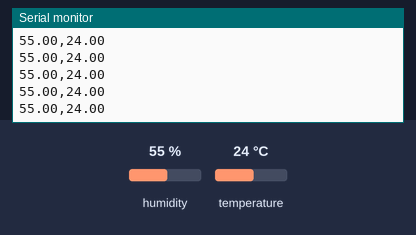
Simulated run of this sketch. Board: Arduino Uno, built with avr-gcc and run on an emulated ATmega328P. Parts: the last lines printed to the serial monitor. Inputs (shaded band) come from the test bench; at power-on: humidity 55 %, temperature 24 °C.

Above: at 2.8 s.
2.9 s: humidity set to 22 %
5.6 s: temperature set to 12 °C
At 6.6 s:
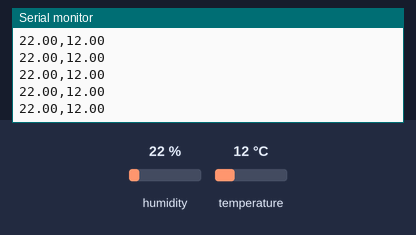
11.6 s: humidity set to 40 %
At 12.2 s:
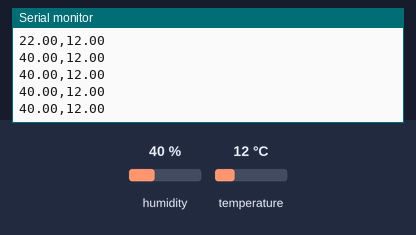
Timing chart, 0 to 14.6 s (numbered marks = the images above; inputs shaded):
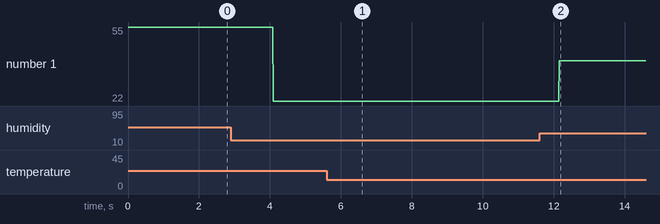

Measured:
- after the input at 5.6 s, the serial monitor: prints a new line after 0.51 s (image 1)
- after the input at 11.6 s, the serial monitor: prints a new line after 0.55 s (image 2)
- plotted number 1: 55 → 22 after the input at 2.9 s, 22 → 40 after the input at 11.6 s

The sketch:

humiditySensor.ino
```cpp
/*
 * Sketch for the Arduino IDE to read from the DHT22 Sensor
 *
 * - The .ino files runs in ardunio ide
 * - Add the library files - DHT.cpp and DHT.h to the User's arudino lib folder
 *   Example: /Users/${user}/Documents/Arduino/libraries/
 * - You can then read the serial output of this program in a Processing or P5.js script
 * - Data is printed as "h,t" onto serial out by this program
 *
 */

#include "DHT.h"
#define DHTPIN 2     // what pin we're connected to
#define DHTTYPE DHT22   // DHT 22  (AM2302)

DHT dht(DHTPIN, DHTTYPE);

void setup() {
  Serial.begin(9600);
  Serial.println("DHT Setup");
  dht.begin();
}

void loop() {
  // Reading temperature or humidity takes about 250 milliseconds!
  // Sensor readings may also be up to 2 seconds 'old' (its a very slow sensor)
  float h = dht.readHumidity();
  float t = dht.readTemperature();

  // check if returns are valid, if they are NaN (not a number) then something went wrong!
  if (isnan(t) || isnan(h)) {
    Serial.println("Failed to read from DHT");
  } else {
    Serial.print(h);
    Serial.print(",");
    Serial.println(t);
  }
}
```
